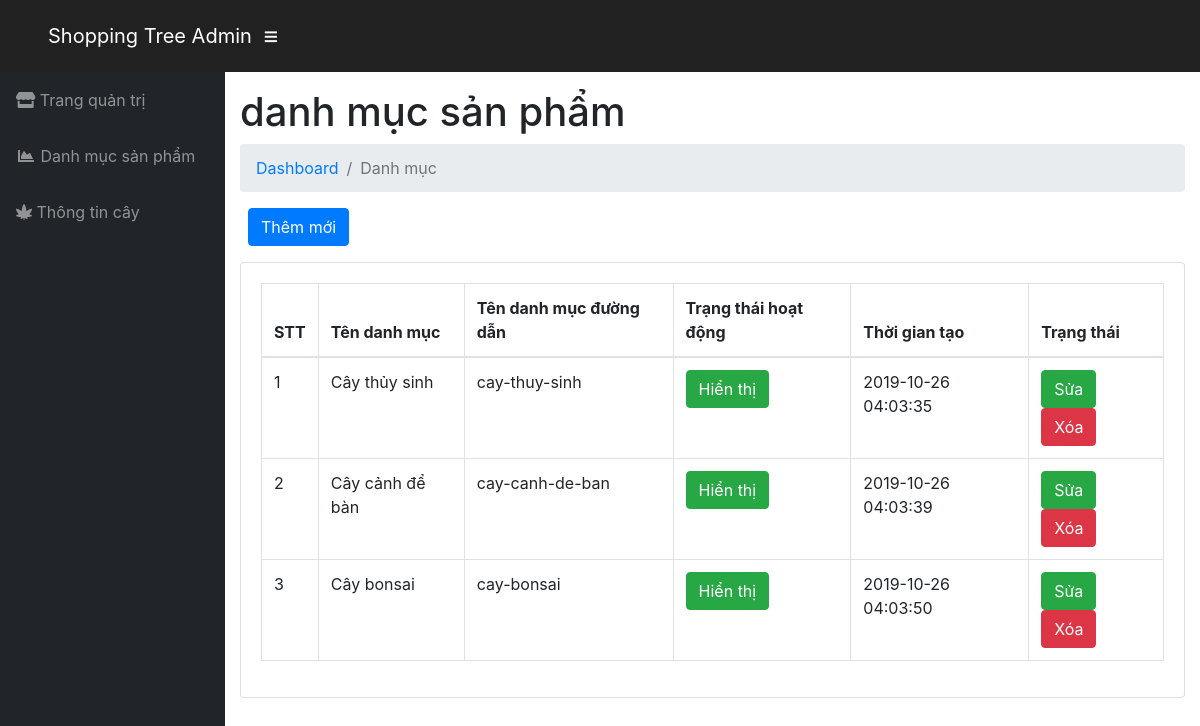
Screenshot of /admin/modules/danhmucsanpham/index.php with the database file from the repository.
### tables this page shows
CREATE TABLE IF NOT EXISTS `danhmucsanpham` (
`id` int(11) NOT NULL,
  `tendanhmuc` varchar(100) DEFAULT NULL,
  `danhmucduongdan` varchar(100) DEFAULT NULL,
  `trangthai` tinyint(4) DEFAULT '1',
  `thoigiantao` timestamp NULL DEFAULT CURRENT_TIMESTAMP,
  `capnhapluc` timestamp NULL DEFAULT CURRENT_TIMESTAMP ON UPDATE CURRENT_TIMESTAMP
);

### libraries/Database.php (called while the page is built, shortened)
<?php
    class Database
    {
        public $link;
        public function __construct()
        {
            $this->link = mysqli_connect("localhost","root","","webtreeshow") or die ();
            mysqli_set_charset($this->link,"utf8");
        }
         public function fetchAll($table)
        {
            $sql = "SELECT * FROM {$table} WHERE 1" ;
            $result = mysqli_query($this->link,$sql) or die("Lỗi Truy Vấn fetchAll " .mysqli_error($this->link));
            $data = [];
            if( $result)
            {
                while ($num = mysqli_fetch_assoc($result))
                {
                    $data[] = $num;
                }
            }
            return $data;
        }
    }
?>

### admin/autoload/autoload.php (called while the page is built, shortened)
<?php
    require_once __DIR__. "/../../libraries/Database.php";
    $db = new Database;
?>

### admin/modules/danhmucsanpham/index.php (the view, shortened to what this page needs)
<?php
    require_once __DIR__. "/../../autoload/autoload.php";
    $danhmucsanpham = $db->fetchAll("danhmucsanpham");
?>
<?php require_once __DIR__. "/../../layouts/header.php";?>
<div id="content-wrapper">
    <div class="container-fluid">
        <h1>danh mục sản phẩm</h1>
        <ol class="breadcrumb">
            <li class="breadcrumb-item"><a href="#">Dashboard</a>
            </li>
            <li class="breadcrumb-item active">Danh mục</li>
        </ol>
        <div class="row mb-3 ml-2">
            <a href="add.php" class="btn btn-primary">Thêm mới</a>
        </div>
        <div class="card mb-3">
            <div class="card-body">
                <div class="table-responsive">
                    <table class="table table-bordered">
                        <thead>
                            <tr>
                                <th>STT</th>
                                <th>Tên danh mục</th>
                                <th>Tên danh mục đường dẫn</th>
                                <th>Trạng thái hoạt động</th>
                                <th>Thời gian tạo</th>
                                <th>Trạng thái</th>
                            </tr>
                        </thead>
                        <tbody>
                            <?php $stt = 1; foreach($danhmucsanpham as $item) : ?>
                                <tr>
                                    <td><?php echo $stt ?></td>
                                    <td><?php echo $item['tendanhmuc'] ?></td>
                                    <td><?php echo $item['danhmucduongdan'] ?></td>
                                    <td>
                                        <a class="btn <?php echo $item['trangthai'] == 1 ? 'btn-success' : 'btn-danger' ?>" href="trangthai.php?id=<?php echo $item['id'] ?>">
                                            <?php echo $item['trangthai'] == 1 ? 'Hiển thị' : 'Ẩn' ?>
                                        </a>
                                    </td>
                                    <td><?php echo $item['thoigiantao'] ?></td>
                                    <td>
                                        <a href="edit.php?id=<?php echo $item['id'] ?>" class="btn btn-success">Sửa</a>
                                        <a href="delete.php?id=<?php echo $item['id'] ?>" class="btn btn-danger">Xóa</a>
                                    </td>
                                </tr>
                            <?php $stt++; endforeach ?>
                        </tbody>
                    </table>
                </div>
            </div>
        </div>
    </div>
</div>
<?php require_once __DIR__. "/../../layouts/footer.php";  ?>

### public/frontend/css/style.css (style rules this page uses)
:root { --mainBlack: #212121; --mainGreen: #44bd32; --mainWhite: #fff; }
body { width: 100%; height: 100%; margin: 0; padding: 0; }

### rows the page displays
danhmucsanpham: tendanhmuc "Cây thủy sinh", danhmucduongdan "cay-thuy-sinh", trangthai "Hiển thị", thoigiantao "2019-10-26 04:03:35"
danhmucsanpham: tendanhmuc "Cây cảnh để bàn", danhmucduongdan "cay-canh-de-ban", trangthai "Hiển thị", thoigiantao "2019-10-26 04:03:39"
danhmucsanpham: tendanhmuc "Cây bonsai", danhmucduongdan "cay-bonsai", trangthai "Hiển thị", thoigiantao "2019-10-26 04:03:50"
